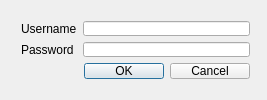
<?xml version="1.0" encoding="UTF-8"?>
<ui version="4.0">
 <class>AuthWindow</class>
 <widget class="QDialog" name="AuthWindow">
  <property name="geometry">
   <rect>
    <x>0</x>
    <y>0</y>
    <width>267</width>
    <height>100</height>
   </rect>
  </property>
  <property name="windowTitle">
   <string>Dialog</string>
  </property>
  <widget class="QWidget" name="formLayoutWidget">
   <property name="geometry">
    <rect>
     <x>10</x>
     <y>10</y>
     <width>251</width>
     <height>80</height>
    </rect>
   </property>
   <layout class="QFormLayout" name="formLayout">
    <item row="0" column="0">
     <widget class="QLabel" name="lUsername">
      <property name="text">
       <string>Username</string>
      </property>
     </widget>
    </item>
    <item row="0" column="1">
     <widget class="QLineEdit" name="tUsername"/>
    </item>
    <item row="1" column="0">
     <widget class="QLabel" name="lPassword">
      <property name="text">
       <string>Password</string>
      </property>
     </widget>
    </item>
    <item row="1" column="1">
     <widget class="QLineEdit" name="tPassword">
      <property name="echoMode">
       <enum>QLineEdit::Password</enum>
      </property>
     </widget>
    </item>
    <item row="2" column="1">
     <widget class="QDialogButtonBox" name="bCancelOk">
      <property name="standardButtons">
       <set>QDialogButtonBox::Cancel|QDialogButtonBox::Ok</set>
      </property>
     </widget>
    </item>
   </layout>
  </widget>
 </widget>
 <layoutdefault spacing="6" margin="11"/>
 <resources/>
 <connections/>
</ui>
